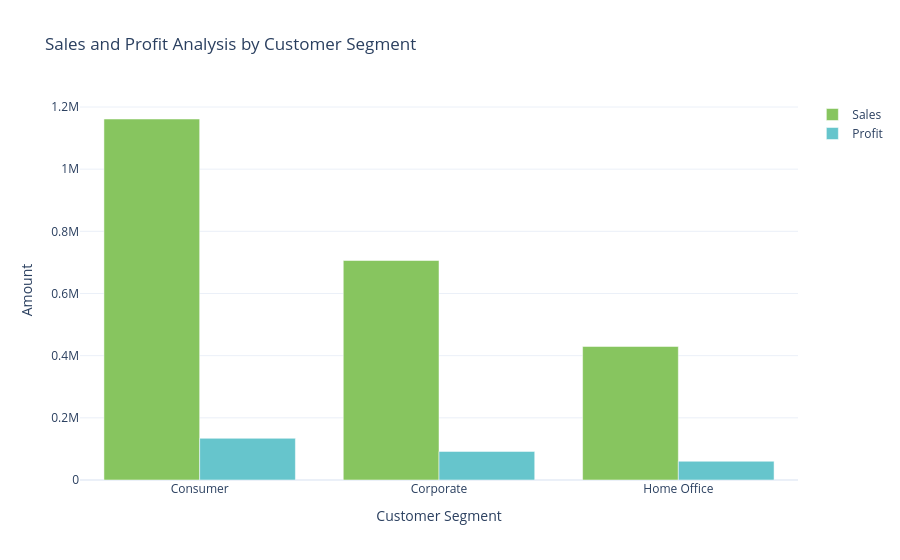

Notebook code for this chart:
### Markdown cell above
#Sales and Profit Analysis by Customer Segment

### Code cell
sales_profit_by_segment = data.groupby('Segment').agg({'Sales': 'sum', 'Profit': 'sum'}).reset_index()
color_palette = colors.qualitative.Pastel
fig = go.Figure()
fig.add_trace(go.Bar(x=sales_profit_by_segment['Segment'], 
                     y=sales_profit_by_segment['Sales'], 
                     name='Sales',
                     marker_color=color_palette[4]))
fig.add_trace(go.Bar(x=sales_profit_by_segment['Segment'], 
                     y=sales_profit_by_segment['Profit'], 
                     name='Profit',
                     marker_color=color_palette[0]))
fig.update_layout(title='Sales and Profit Analysis by Customer Segment',
                  xaxis_title='Customer Segment', yaxis_title='Amount')
fig.show()

### Figure 1 — Plotly figure (JSON) as saved in the notebook; plotly's stock layout.template omitted (floating-point values rounded to 4 significant figures)
{"data": [{"marker": {"color": "rgb(135, 197, 95)"}, "name": "Sales", "type": "bar", "x": ["Consumer", "Corporate", "Home Office"], "y": [1161000.0, 706100.0, 429700.0]}, {"marker": {"color": "rgb(102, 197, 204)"}, "name": "Profit", "type": "bar", "x": ["Consumer", "Corporate", "Home Office"], "y": [134100.0, 91980.0, 60300.0]}], "layout": {"autosize": true, "title": {"text": "Sales and Profit Analysis by Customer Segment"}, "xaxis": {"autorange": true, "range": [-0.5, 2.5], "title": {"text": "Customer Segment"}, "type": "category"}, "yaxis": {"autorange": true, "range": [0, 1223000.0], "title": {"text": "Amount"}, "type": "linear"}}}
